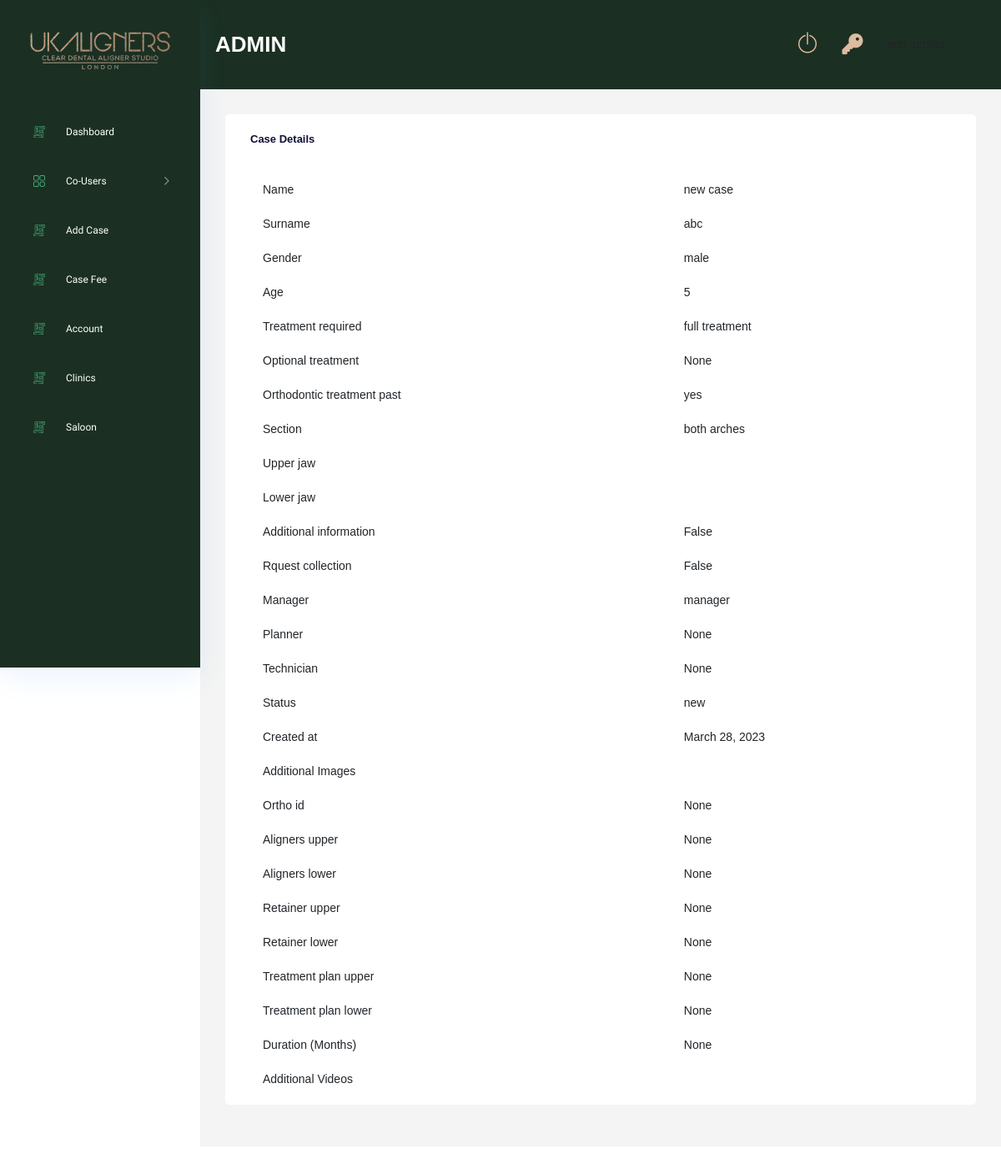
/saloon/waiting_case_details/38/ (signed in), run on an earlier commit of the app's database.
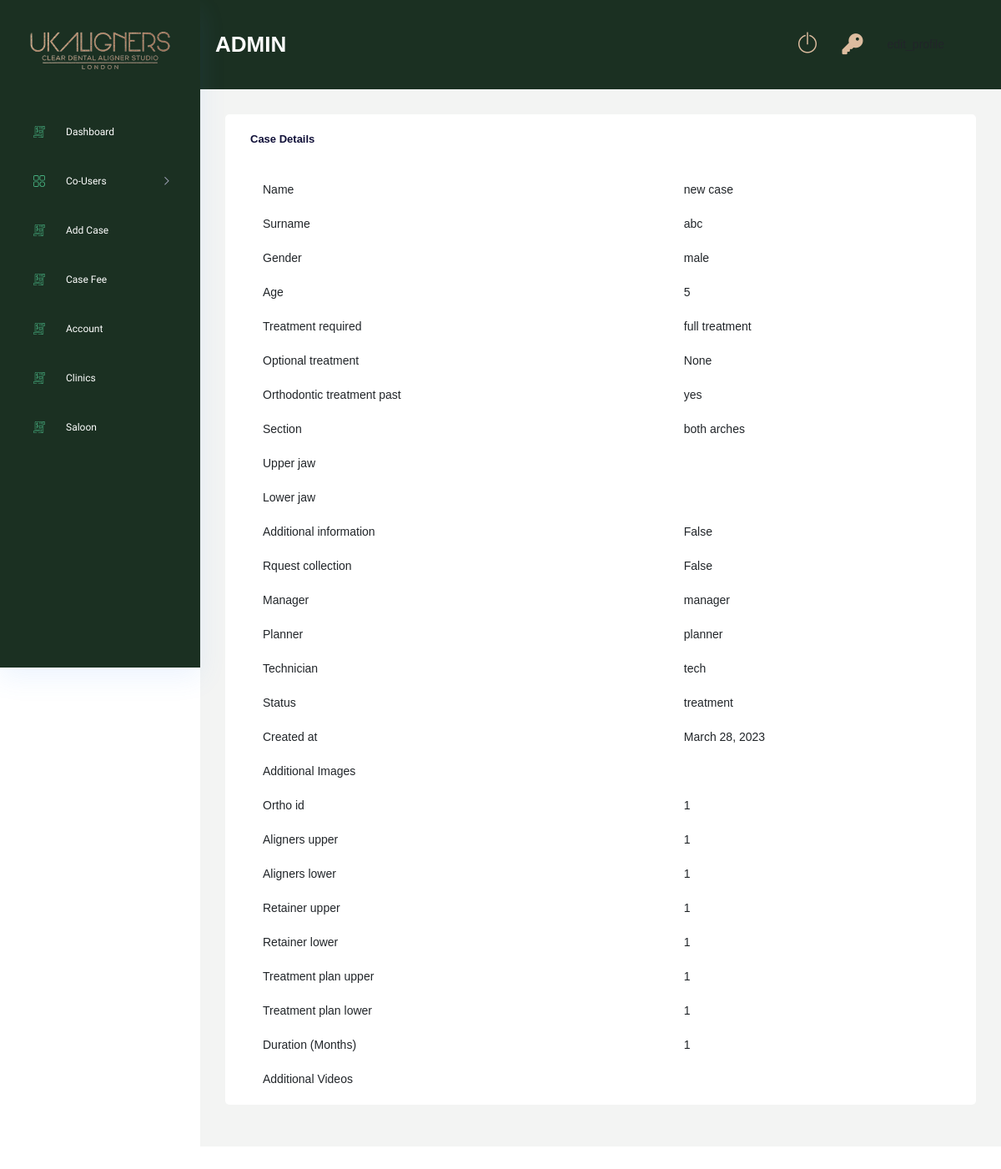
And on a later commit of the database.
### Case/models.py (models this page shows, shortened)
class Case(models.Model):
    GENDER_CHOICES = (
        ("male","male"),
        ("female","female"),
        ("other","other")
        )
    ORTHODONTIC_CHOICES = (
        ("yes","yes"),
        ("no","no")
        )
    TREATMENT_REQUIRED_CHOICES = (
        ("full treatment","full treatment"),
        ("continuation","continuation"),
        ("refinement","refinement"),
        ("retainer","retainer")
    )
    OPTIONAL_TREATMENT = (
        ("replacement","replacement"),
        ("mouthguard","mouthguard"),
        ("smile design","smile design")
    )
    SECTION_CHOICES = (
        ("both arches","both arches"),
        ("upper only","upper only"),
        ("lower only","lower only")
    )
    TREATMENT_CHOICES = (
        ("essential","essential"),
        ("advance","advance"),
        ("comprehensive","comprehensive")
    )
    clinic                          = models.ForeignKey(Clinic, on_delete=models.DO_NOTHING,null=True,blank=True)
    dentist                         = models.ForeignKey(Dentist, on_delete=models.DO_NOTHING, null=True, blank=True)
    saloon_owner                    = models.ForeignKey(Saloon_owner, on_delete=models.DO_NOTHING, null=True, blank=True)
    saloon                          = models.ForeignKey(Saloon, on_delete=models.DO_NOTHING, null=True, blank=True)
    name                            = models.CharField(max_length=250)
    surname                         = models.CharField(max_length=250,null=True, blank=True)
    gender                          = models.CharField(max_length=50,choices=GENDER_CHOICES)
    age                             = models.IntegerField(null=True, blank=True)
    treatment_required              = models.CharField(max_length=100,choices=TREATMENT_REQUIRED_CHOICES)
    optional_treatment              = models.CharField(max_length=100,choices=OPTIONAL_TREATMENT, null=True, blank=True)
    orthodontic_treatment_past      = models.CharField(max_length=10,null=True, blank=True, choices=ORTHODONTIC_CHOICES)
    section                         = models.CharField(max_length=250,null=True, blank=True, choices=SECTION_CHOICES)
    treatment_type                  = models.CharField(max_length=250,null=True, blank=True, choices=TREATMENT_CHOICES)
    upper_jaw                       = models.FileField(upload_to="upper_jaws",null=True, blank=True)
    lower_jaw                       = models.FileField(upload_to="lower_jaws",null=True, blank=True)
    rquest_collection               = models.BooleanField(default=False)
    additional_information          = models.TextField(null=True, blank=True)
    planner                         = models.ForeignKey(Planner,on_delete=models.DO_NOTHING, null=True, blank=True)
    technician                      = models.ForeignKey(Technician,on_delete=models.DO_NOTHING, null=True, blank=True)
    status                          = models.CharField(max_length=250, default="new", null=True, blank=True)
    ortho_id                        = models.CharField(max_length=255, null=True, blank=True)
    aligners_upper                  = models.IntegerField(null=True, blank=True)
    aligners_lower                  = models.IntegerField(null=True, blank=True)
    retainer_upper                  = models.IntegerField(null=True, blank=True)
    retainer_lower                  = models.IntegerField(null=True, blank=True)
    treatment_plan_upper            = models.IntegerField(null=True, blank=True)
    treatment_plan_lower            = models.IntegerField(null=True, blank=True)
    duration                        = models.IntegerField(null=True, blank=True)
    progress                        = models.CharField(max_length=255, null=True, blank=True)
    created_at                      = models.DateField(auto_now_add=True, null=True)
    fee_cleared                     = models.BooleanField(default=False)
    totel_fee                       = models.FloatField(default=0.0,null=True,blank=True)
    manager_paid                    = models.BooleanField(default=False)
    planner_paid                    = models.BooleanField(default=False)
    technician_paid                 = models.BooleanField(default=False)
    refinement                      = models.IntegerField(default=0)
    class Meta:
        verbose_name_plural = "Cases"

### DentistRoll/models.py (models this page shows, shortened)
class Dentist(models.Model):
    user                    = models.OneToOneField(Users, on_delete=models.CASCADE)
    surname                 = models.CharField(max_length=150,null=True,blank=True)
    number                  = models.CharField(max_length=150,null=True,blank=True)
    clinic                  = models.ManyToManyField(Clinic)
    manager                 = models.ForeignKey(Manager, on_delete=models.DO_NOTHING, null=True, blank=True)
    code                    = models.CharField(max_length=150,null=True,blank=True)
    class Meta:
        verbose_name_plural = "Dentists"

### ManagerRoll/models.py (models this page shows)
class Manager(models.Model):
    user                    = models.OneToOneField(Users, on_delete=models.CASCADE)
    number                  = models.CharField(max_length=150,null=True,blank=True)
    fee                     = models.FloatField(null=True,blank=True)
    outstanding             = models.BooleanField(default=False)
    class Meta:
        verbose_name_plural = "Managers"
    def __str__(self):
        return self.user.username

### Users/models.py (models this page shows, shortened)
class Account(AbstractBaseUser):
    email 					= models.EmailField(verbose_name="email", max_length=60, unique=True)
    username 				= models.CharField(max_length=30)
    date_joined				= models.DateTimeField(verbose_name='date joined', auto_now_add=True)
    last_login				= models.DateTimeField(verbose_name='last login', auto_now=True)
    is_active				= models.BooleanField(default=True)
    is_staff				= models.BooleanField(default=False)
    is_superuser			= models.BooleanField(default=False)
    is_admin				= models.BooleanField(default=False)
    is_manager   			= models.BooleanField(default=False)
    is_planner   			= models.BooleanField(default=False)
    is_technician   		= models.BooleanField(default=False)
    is_dentist      		= models.BooleanField(default=False)
    is_salon           		= models.BooleanField(default=False)
    is_individual     		= models.BooleanField(default=False)
    hide_email				= models.BooleanField(default=True)
    USERNAME_FIELD = 'email'
    REQUIRED_FIELDS = ['username']
    objects = MyAccountManager()

### PlannerRoll/models.py (models this page shows)
class Planner(models.Model):
    user                    = models.OneToOneField(Users, on_delete=models.CASCADE)
    number                  = models.CharField(max_length=150,null=True,blank=True)
    fee                     = models.FloatField(null=True,blank=True)
    outstanding             = models.BooleanField(default=False)
    class Meta:
        verbose_name_plural = "Planners"
    def __str__(self):
        return self.user.username

### TechnicianRoll/models.py (models this page shows)
class Technician(models.Model):
    user                    = models.OneToOneField(Users, on_delete=models.CASCADE)
    number                  = models.CharField(max_length=150,null=True,blank=True)
    fee                     = models.FloatField(null=True,blank=True)
    outstanding             = models.BooleanField(default=False)
    class Meta:
        verbose_name_plural = "Technicians"
    def __str__(self):
        return self.user.username

### SaloonRoll/views.py (the view, shortened to what this page needs)
# urls.py: path('waiting_case_details/<int:id>/', views.waiting_case_details, name="waiting_case_details"),
@login_required(login_url='login')
def waiting_case_details(request,id):
    if request.user.is_admin or request.user.is_salon:
        case_obj = Case.objects.get(id=id)
        additional_images_obj = Case_additional_images.objects.filter(case=case_obj)
        additional_videos_obj = Case_additional_videos.objects.filter(case=case_obj)
        context = {
            'case_obj':case_obj,
            'additional_images_obj':additional_images_obj,
            'additional_videos_obj':additional_videos_obj
        }
        return render(request,'dentistRoll/waiting_case_details.html',context)
    else:
        return redirect('login')

### DentistRoll/templates/dentistRoll/waiting_case_details.html (shortened to what the changed rows need)
{% extends 'base.html' %}
{% load static %}
{% block head %}
<link rel="stylesheet" href="{% static 'css/radio-button.css' %}" />
{% endblock %}
{% block content %}
<div class="main_content_iner ">
    <div class="container-fluid p-0">
        <div class="row justify-content-center">
            <div class="col-lg-12">
                <div class="white_card card_height_100 mb_30">
                    <div class="white_card">
                        <div class="QA_section plr_30">
                            <div class="QA_table mb_30">
                                <table class="table ">
                                    <tbody>
                                        <tr>
                                            <td>Name</td>
                                            <td>{{case_obj.name}}</td>
                                        </tr>
                                        <tr>
                                            <td>Surname</td>
                                            <td>{{case_obj.surname}}</td>
                                        </tr>
                                        <tr>
                                            <td>Gender</td>
                                            <td>{{case_obj.gender}}</td>
                                        </tr>
                                        <tr>
                                            <td>Age</td>
                                            <td>{{case_obj.age}}</td>
                                        </tr>
                                        <tr>
                                            <td>Treatment required</td>
                                            <td>{{case_obj.treatment_required}}</td>
                                        </tr>
                                        <tr>
                                            <td>Optional treatment</td>
                                            <td>{{case_obj.optional_treatment}}</td>
                                        </tr>
                                        <tr>
                                            <td>Orthodontic treatment past</td>
                                            <td>{{case_obj.orthodontic_treatment_past}}</td>
                                        </tr>
                                        <tr>
                                            <td>Section</td>
                                            <td>{{case_obj.section}}</td>
                                        </tr>
                                        <tr>
                                            <td>Additional information</td>
                                            <td>{{case_obj.rquest_collection}}</td>
                                        </tr>
                                        <tr>
                                            <td>Rquest collection</td>
                                            <td>{{case_obj.rquest_collection}}</td>
                                        </tr>
                                        <tr>
                                            <td>Manager</td>
                                            {% if case_obj.dentist %}
                                            <td>{{case_obj.dentist.manager}}</td>
                                            {% else %}
                                            <td>{{case_obj.saloon_owner.manager}}</td>
                                            {% endif %}
                                        </tr>
                                        {% if request.user.is_admin %}
                                        <tr>
                                            <td>Planner</td>
                                            <td>{{case_obj.planner}}</td>
                                        </tr>
                                        <tr>
                                            <td>Technician</td>
                                            <td>{{case_obj.technician}}</td>
                                        </tr>
                                        {% endif %}
                                        <tr>
                                            <td>Status</td>
                                            <td>{{case_obj.status}}</td>
                                        </tr>
                                        <tr>
                                            <td>Created at</td>
                                            <td>{{case_obj.created_at}}</td>
                                        </tr>
                                        <tr>
                                            <td>Ortho id</td>
                                            <td>{{case_obj.ortho_id}}</td>
                                        </tr>
                                        <tr>
                                            <td>Aligners upper</td>
                                            <td>{{case_obj.aligners_upper}}</td>
                                        </tr>
                                        <tr>
                                            <td>Aligners lower</td>
                                            <td>{{case_obj.aligners_lower}}</td>
                                        </tr>
                                        <tr>
                                            <td>Retainer upper</td>
                                            <td>{{case_obj.retainer_upper}}</td>
                                        </tr>
                                        <tr>
                                            <td>Retainer lower</td>
                                            <td>{{case_obj.retainer_lower}}</td>
                                        </tr>
                                        <tr>
                                            <td>Treatment plan upper</td>
                                            <td>{{case_obj.treatment_plan_upper}}</td>
                                        </tr>
                                        <tr>
                                            <td>Treatment plan lower</td>
                                            <td>{{case_obj.treatment_plan_lower}}</td>
                                        </tr>
                                        <tr>
                                            <td>Duration (Months)</td>
                                            <td>{{case_obj.duration}}</td>
                                        </tr>
                                    </tbody>
                                </table>
                            </div>
                        </div>
                    </div>
                </div>
            </div>
        </div>
    </div>
</div>
{% endblock %}

What changed in the data, as far as the page shows it:
changed Case "new case": planner "None" → "planner"; technician "None" → "tech"; status "new" → "treatment"; ortho_id "None" → "1"; aligners_upper "None" → "1"; aligners_lower "None" → "1"; retainer_upper "None" → "1"; retainer_lower "None" → "1"; treatment_plan_upper "None" → "1"; treatment_plan_lower "None" → "1"; duration "None" → "1"
